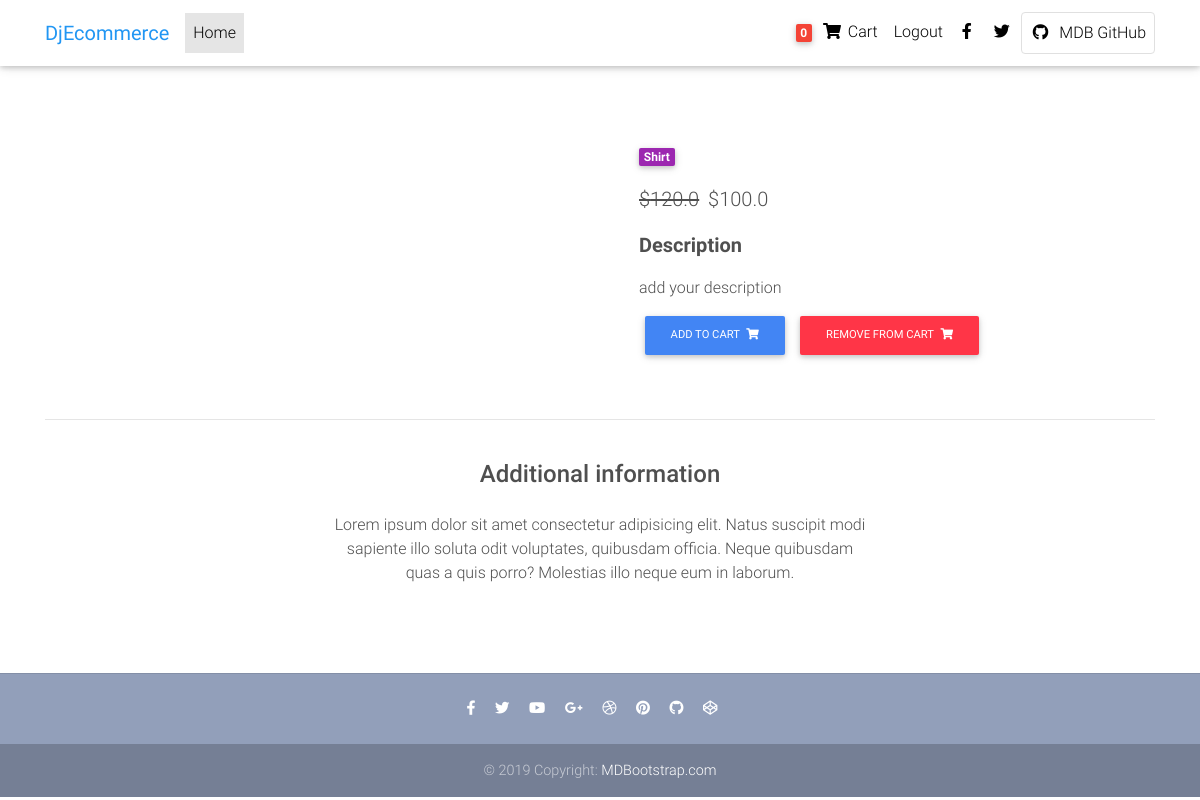
Screenshot of /products/Denim-Shirt/ (signed in) with the database file from the repository.
### core/models.py (models this page shows, shortened)
class Item(models.Model):
    title = models.CharField(max_length=100)
    price = models.FloatField()
    discount_price = models.FloatField(blank=True , null=True)
    category = models.CharField(choices=category_choices , max_length=2)
    label = models.CharField(choices=label_choices , max_length=1)
    description = models.TextField(max_length=200)
    slug = models.SlugField()
    def get_add_to_cart_url(self):
        return reverse('core:AddToCart' , kwargs= {
            'slug' : self.slug
        })
    def get_remove_from_cart_url(self):
        return reverse('core:RemoveFromCart' , kwargs= {
            'slug' : self.slug
        })

### core/views.py (the view)
# urls.py: path('products/<slug>/' , views.ItemDetails.as_view() , name='ItemDetails'),
class ItemDetails(DetailView):
    model = Item
    template_name = 'product-page.html'

### core/templatetags/cart_template_tags.py (called while the page is built)
@register.filter
def cart_item_count(user):
    if user.is_authenticated:
        qs = Order.objects.filter(user=user , ordered = False )
        if qs.exists():
            return qs[0].items.count()
        else:
            return 0

### templates/product-page.html (shortened to what this page needs)
{% extends 'base.html' %}
{% block body_block %}
  <main class="mt-5 pt-4">
    <div class="container dark-grey-text mt-5">
      <div class="row wow fadeIn">
        <div class="col-md-6 mb-4">
        </div>
        <div class="col-md-6 mb-4">
          <div class="p-4">
            <div class="mb-3">
              <a href="">
                <span class="badge purple mr-1">{{object.get_category_display}}</span>
              </a>
            </div>
            <p class="lead">
              {% if object.discount_price %}
              <span class="mr-1">
                <del>${{object.price}}</del>
              </span>
              <span>${{object.discount_price}}</span>
              {% else %}
              <span>${{object.price}}</span>
              {% endif %}
            </p>
            <p class="lead font-weight-bold">Description</p>
            <p>{{object.description}}</p>
              <a href="{{ object.get_add_to_cart_url }}" class="btn btn-primary btn-md my-0 p">Add to cart
                <i class="fas fa-shopping-cart ml-1"></i>
              </a>
              <a href="{{ object.get_remove_from_cart_url }}" class="btn btn-danger btn-md my-0 p">Remove from cart
                <i class="fas fa-shopping-cart ml-1"></i>
              </a>
          </div>
        </div>
      </div>
      <hr>
      <div class="row d-flex justify-content-center wow fadeIn">
        <div class="col-md-6 text-center">
          <h4 class="my-4 h4">Additional information</h4>
          <p>Lorem ipsum dolor sit amet consectetur adipisicing elit. Natus suscipit modi sapiente illo soluta odit
            voluptates,
            quibusdam officia. Neque quibusdam quas a quis porro? Molestias illo neque eum in laborum.</p>
        </div>
      </div>
      <div class="row wow fadeIn">
        <div class="col-lg-4 col-md-12 mb-4">
        </div>
        <div class="col-lg-4 col-md-6 mb-4">
        </div>
        <div class="col-lg-4 col-md-6 mb-4">
        </div>
      </div>
    </div>
  </main>
  {% endblock %}

### templates/navbar.html (shortened to what this page needs)
{% load cart_template_tags %}
<nav class="navbar fixed-top navbar-expand-lg navbar-light white scrolling-navbar">
    <div class="container">
      <a class="navbar-brand waves-effect" href="{% url 'core:Home' %}" target="_blank">
        <strong class="blue-text">DjEcommerce</strong>
      </a>
      <div class="collapse navbar-collapse" id="navbarSupportedContent">
        <ul class="navbar-nav mr-auto">
          <li class="nav-item active">
            <a class="nav-link waves-effect" href="{% url 'core:Home' %}">Home
            </a>
          </li>
        </ul>
        <ul class="navbar-nav nav-flex-icons">
        {% if user.is_authenticated %}
          <li class="nav-item">
            <a class="nav-link waves-effect" href="{% url 'core:OrderSummary' %}">
              <span class="badge red z-depth-1 mr-1"> {{request.user|cart_item_count}} </span>
              <i class="fas fa-shopping-cart"></i>
              <span class="clearfix d-none d-sm-inline-block"> Cart </span>
            </a>
          </li>
          <li class="nav-item">
            <a class="nav-link waves-effect" href="{% url 'account_logout' %}">
              <span class="clearfix d-none d-sm-inline-block"> Logout </span>
            </a>
          </li>
        {% endif %}
          <li class="nav-item">
            <a href="https://www.facebook.com/mdbootstrap" class="nav-link waves-effect" target="_blank">
              <i class="fab fa-facebook-f"></i>
            </a>
          </li>
          <li class="nav-item">
            <a href="https://twitter.com/MDBootstrap" class="nav-link waves-effect" target="_blank">
              <i class="fab fa-twitter"></i>
            </a>
          </li>
          <li class="nav-item">
            <a href="https://github.com/mdbootstrap/bootstrap-material-design" class="nav-link border border-light rounded waves-effect"
              target="_blank">
              <i class="fab fa-github mr-2"></i>MDB GitHub
            </a>
          </li>
        </ul>
      </div>
    </div>
  </nav>

### templates/base.html (style rules this page uses)
html, body, header, .carousel { height: 60vh; }

### rows the page displays
Item: category "Shirt", price "120.0", discount_price "100.0", description "add your description"

### other values shown
{{ request.user|cart_item_count }} "0"
